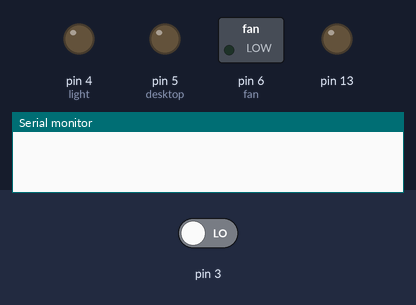
A sketch run on a simulated Arduino Uno, built with avr-gcc and run on an emulated ATmega328P. Shown: switched loads named in the sketch (green lamp = pin HIGH), output pins drawn as LEDs (lit = HIGH), the last lines printed to the serial monitor. The inputs (shaded band) are chosen by the test bench; at power-on: pin 3 LOW.

Above: at 1.2 s.
1.3 s: pin 3 driven HIGH
At 1.7 s:
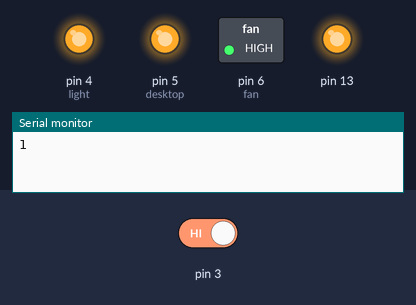
At 8.5 s:
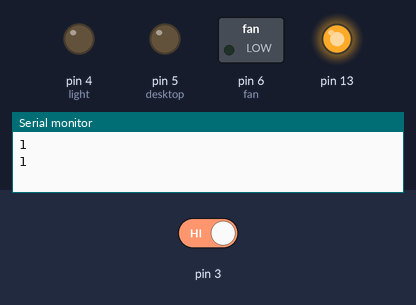
Timing chart, 0 to 8.8 s (numbered marks = the images above; inputs shaded):
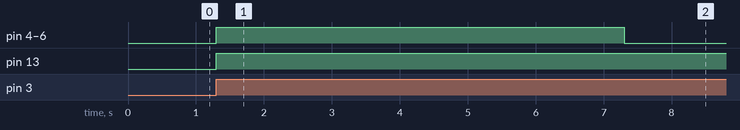

The sketch:

Autoroom.ino
```cpp
#include <IRremote.h>

const int PIN = 2;
const int light = 4;
const int desktop = 5;
const int fan = 6;
bool state = false;
int timer = 0;
bool frez = false;

IRrecv irrecv (PIN);
decode_results code;

void setup() {
  irrecv.enableIRIn();
  Serial.begin(9600);
  pinMode (3, INPUT);
  pinMode (13, OUTPUT);
  pinMode (light, OUTPUT);
  pinMode (desktop, OUTPUT);
  pinMode (fan, OUTPUT);

}

void loop() {


  if (irrecv.decode(&code)){
    Serial.println (code.value, HEX);

    if (code.value == 0xFFE21D){
      state = !state;
    }

    if (code.value == 0xFF6897){
      frez = !frez;
    }

  delay(500);
  irrecv.resume();

  }

  if (digitalRead(3) == HIGH && frez == false){
    Serial.println(digitalRead (3));

    state = !state;
    timer = 1;
    }else if (frez == true){
      state = false;
    }

  if (state == true){
    digitalWrite (light, HIGH);
    digitalWrite (desktop, HIGH);
    digitalWrite (fan, HIGH);
    }

  if (state == false)
  {
    digitalWrite (light, LOW);
    digitalWrite (desktop, LOW);
    digitalWrite (fan, LOW);
    }

  if (timer == 1) {
    digitalWrite (13, HIGH);
    delay (6000);
    digitalWrite (13, LOW);
    timer = 0;

  }

}
```

Measured:
- after the input at 1.3 s, pin 4 (light), pin 5 (desktop), pin 6 (fan): LOW → HIGH at once, → LOW 6.0 s later; pin 13: LOW → HIGH at once
